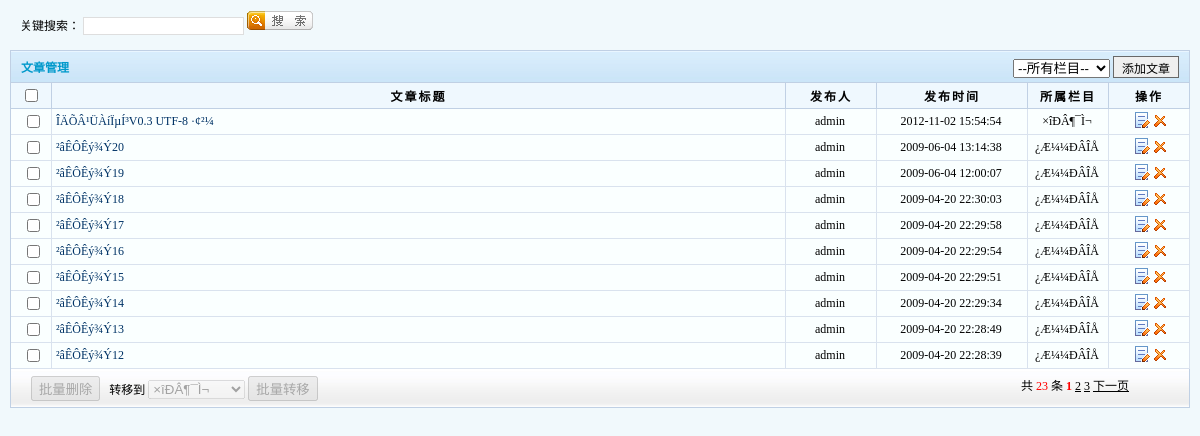
Screenshot of /admin/article.php (signed in) with the database file from the repository.
### tables this page shows
CREATE TABLE IF NOT EXISTS `cms_article` (
  `id` int(11) NOT NULL AUTO_INCREMENT COMMENT 'ÎÄÕÂID',
  `cid` int(11) NOT NULL COMMENT 'ËùÊôÀ¸Ä¿ID',
  `title` varchar(200) NOT NULL DEFAULT '' COMMENT '±êÌâ',
  `subtitle` varchar(200) DEFAULT '',
  `att` set('a','b','c','d','e','f','g') DEFAULT '' COMMENT 'ÊôÐÔ',
  `pic` varchar(200) DEFAULT NULL COMMENT 'ËõÂÔÍ¼',
  `source` varchar(200) DEFAULT NULL COMMENT 'À´Ô´',
  `author` varchar(20) DEFAULT NULL COMMENT '×÷Õß',
  `resume` varchar(500) DEFAULT NULL COMMENT 'ÕªÒª',
  `pubdate` varchar(40) NOT NULL DEFAULT '' COMMENT '·¢±íÈÕÆÚ',
  `content` text COMMENT 'ÎÄÕÂÄÚÈÝ',
  `hits` int(11) NOT NULL DEFAULT '0' COMMENT 'µã»÷´ÎÊý',
  `created_by` int(11) NOT NULL COMMENT '´´½¨Õß',
  `created_date` datetime NOT NULL COMMENT '´´½¨Ê±¼ä',
  `delete_session_id` int(11) DEFAULT NULL COMMENT 'É¾³ýÈËID',
  PRIMARY KEY (`id`)
);

CREATE TABLE IF NOT EXISTS `cms_users` (
  `userid` int(11) NOT NULL AUTO_INCREMENT COMMENT 'ID',
  `username` varchar(20) NOT NULL DEFAULT '' COMMENT 'ÓÃ»§Ãû',
  `password` varchar(32) NOT NULL DEFAULT '' COMMENT 'ÃÜÂë',
  PRIMARY KEY (`userid`)
);

CREATE TABLE IF NOT EXISTS `cms_category` (
  `id` int(11) NOT NULL AUTO_INCREMENT COMMENT 'À¸Ä¿ID',
  `pid` int(11) NOT NULL DEFAULT '0' COMMENT '¸¸À¸Ä¿ID',
  `name` varchar(50) NOT NULL DEFAULT '' COMMENT 'À¸Ä¿Ãû³Æ',
  `description` text,
  `seq` int(11) NOT NULL DEFAULT '0' COMMENT 'À¸Ä¿ÅÅÐò',
  PRIMARY KEY (`id`)
);

### include/db_mysql.php (called while the page is built, shortened)
<?php
class db_mysql {
	private $link_id = NULL;
	function __construct() {
		$this->debug = false;
	}
	function connect($dbhost, $dbuser, $dbpwd, $dbname = '', $dbcharset = 'utf8', $pconnect = 0) {
		if ($pconnect) {
			if (! $this->link_id = mysql_pconnect ( $dbhost, $dbuser, $dbpwd )) {
				$this->ErrorMsg ();
			}
		} else {
			if (! $this->link_id = mysql_connect ( $dbhost, $dbuser, $dbpwd, 1 )) {
				$this->ErrorMsg ();
			}
		}
	}
	function query($sql) {
		if (! ($query = mysql_query ( $sql, $this->link_id ))) {
			$this->ErrorMsg ();
			return false;
		} else {
			return $query;
		}
	}
	function getList($sql) {
		$res = $this->query ( $sql );
		if ($res !== false) {
			$arr = array ();
			$row = mysql_fetch_assoc ( $res );
			while ($row) {
				$arr [] = $row;
				$row = mysql_fetch_assoc ( $res );
			}
			return $arr;
		} else {
			return false;
		}
	}
	function selectLimit($sql, $numrows=-1, $offset=-1) {
		if($offset==-1){
			$sql .= ' LIMIT ' . $numrows;
		}else{
			$sql .= ' LIMIT ' . $offset . ', ' . $numrows;
		}
		return $this->getList( $sql );
	}
	function getRowsNum($sql) {
		$query = $this->query ( $sql );
		return mysql_num_rows ( $query );
	}
}
?>

### include/config.inc.php (called while the page is built, shortened)
<?php
require_once ROOT_PATH.'include/db_mysql.php';
$db = new db_mysql();
?>

### admin/article.php (the view, shortened to what this page needs)
<?php
require_once ("admin.inc.php");
require_once ("admin.function.php");
$id=0;
$keywords="";
$page=1;
$page_size= 10;
$where="a.delete_session_id is null";
$sql_string = "select a.*,b.name as cname,c.username from cms_article a
			left outer join cms_category b on a.cid=b.id
			left outer join cms_users c on a.created_by=c.userid
			where ".$where." order by a.id desc";
$total_nums = $db->getRowsNum ( $sql_string );
$mpurl 	= "article.php?id=" . $id."&keywords=".$keywords;
$article_list = $db->selectLimit ( $sql_string, $page_size, ($page - 1) * $page_size );
?>
<html>
<head>
<link href="images/css.css" rel="stylesheet" type="text/css">
</head>
<body>
<table width="100%" border="0" cellpadding="0" cellspacing="0" >
  <tr>
    <td valign="top" style="padding:10px;"><table width="100%" border="0" cellpadding="0" cellspacing="0" class="serach">
        <tr>
          <td height="40">
          <form method="get" action="article.php" style="margin:0">
              关键搜索：
              <input title="输入文章标题或文章内容" name="keywords" type="text"
                   value="<?php echo $keywords;?>" onClick="this.select();">
              <input  type="image"  name="Submit5"  src="images/search.gif"
               style="border:none;height:19px; width:66px"/>
            </form>
  </td>
        </tr>
      </table>
      <table width="100%" border="0" cellpadding="0" cellspacing="0" class="table_head">
        <tr>
          <td width="200" height="31">文章管理</td>
          <td align="right">
          <select name="select" onChange="window.location.href='article.php?id='+this.value">
          <option value="0">--所有栏目--</option>
          <?php getCategorySelect ($id)?>
          </select>
            <input type="button" value="添加文章" onClick="location.href='article.add.php?act=add&cid=<?php echo $id;?>'" class="submit"></td>
        </tr>
      </table>
      <table width="100%" border="0" cellpadding="0" cellspacing="0" class="table_form">
        <tr>
          <th width="40"><input type="checkbox" name="checkbox11"
			value="checkbox" onClick="checkAll(this,'checkbox')"></th>
          <th height="26">文章标题</th>
          <th width="90" height="26">发布人</th>
          <th width="150" height="26">发布时间</th>
          <th width="80">所属栏目</th>
          <th width="80" height="26">操作</th>
          </tr>
        <?php
			foreach ( $article_list as $al ) {
		?>
        <tr onMouseOver="this.className='relow'" onMouseOut="this.className='row'" class="row">
          <td align="center">
          <input type="checkbox" name="checkbox"	value="<?php echo $al ['id'];?>" onClick="checkDeleteStatus('checkbox')"></td>
          <td height="26"><a
			href="article.add.php?act=edit&id=<?php echo $al ['id'];?>&cid=<?php echo $al ['cid'];?>"> <?php echo $al ['title'];?> </a>&nbsp;</td>
          <td height="26" align="center"><?php echo $al ['username'];?> &nbsp;</td>
          <td height="26" align="center"><?php echo $al ['created_date'];?> &nbsp;</td>
          <td align="center"><?php echo $al ['cname'];?> &nbsp;</td>
          <td height="26" align="center"><a
			href="article.add.php?act=edit&cid=<?php echo $al['cid'];?>&id=<?php echo $al ['id'];?>"><img
			src="images/edit.gif" alt="修改" border="0"></a> <img src="images/del.gif" alt="删除"
			onClick="doAction('delete',<?php echo $al ['id'];?>)"
			style="cursor: pointer"></td>
        </tr>
          <?php
		}
		?>
      </table>
      <table width="100%" border="0" cellpadding="0" cellspacing="0" class="table_footer">
        <tr>
          <td height="29" style="text-align: left; padding-left: 10px"><div style="float: left;">
              <input type="button" id="DeleteCheckboxButton" value="批量删除" disabled="disabled" onClick="doAction('deleteAll')">
              &nbsp; 转移到
              <select id="selectCid" name="selectCid" disabled>
              </select>
              <input id="updateCategoryButton" type="button" value="批量转移" disabled="disabled" onClick="doAction('moveAll')">
            </div>
            <div style="float: right; padding-right: 50px"> <?php echo multi ( $total_nums, $page_size, $page, $mpurl, 0, 5 );?> </div></td>
        </tr>
      </table>
     </td>
  </tr>
</table>
</body>
</html>

### admin/images/css.css (style rules this page uses)
body { margin: 0px; padding: 0px; background-color:#F1F9FC; }
.submit { font-size: 12px; PADDING-RIGHT: 8px; PADDING-LEFT: 8px; FONT-SIZE: 12px; FILTER: progid:DXImageTransform.Microsoft.Gradient(GradientType=0, StartColorStr=#f9f9f9, EndColorStr=#C5C4C4); CURSOR: pointer; COLOR: #99000; PADDING-TOP: 2px; border: 1px solid #686868; }
.table_head { background-image: url(img_09.gif); background-repeat: repeat-x; text-align: left; height: 30px; border-top-width: 1px; border-top-style: solid; border-top-color: #C0D0E4; font-size: 12px; font-weight: bold; color: #0099CB; border-left-width: 1px; border-left-style: solid; border-left-color: #C0D0E4; border-right-width: 1px; border-right-style: solid; border-right-color: #C0D0E4; }
.table_head td { padding-left:10px; padding-right:10px; }
.table_form { background-color:#FFFFFF; border-left-width: 1px; border-left-style: solid; border-left-color: #C0D0E4; font-size: 12px; border-top-width: 1px; border-top-style: solid; border-top-color: #C0D0E4; }
.table_form td { font-size:12px; height:26px; padding-left:4px; color: #000000; border-right-width: 1px; border-bottom-width: 1px; border-right-style: solid; border-bottom-style: solid; border-right-color: #D9E2EE; border-bottom-color: #D9E2EE; }
.table_form tr { background-color:#FAFFFF; }
.table_form th { font: bold 12px; color: #000000; letter-spacing: 2px; text-align: center; height:26px; background-color:#CCFFFF background-repeat: repeat-x; border-right-width: 1px; border-bottom-width: 1px; border-right-style: solid; border-bottom-style: solid; border-right-color: #C0D0E4; border-bottom-color: #C0D0E4; background-color: #EFF8FE; }
.table_form td a { color:#003366;text-decoration: none; }
.table_footer { background-image: url(img_10.gif); background-repeat: repeat-x; height: 39px; margin: 0px; width: 100%; border-right-width: 1px; border-bottom-width: 1px; border-left-width: 1px; border-right-style: solid; border-bottom-style: solid; border-left-style: solid; border-right-color: #C0D0E4; border-bottom-color: #C0D0E4; border-left-color: #C0D0E4; padding-right: 10px; padding-left: 10px; font-size: 12px; }
.serach { font-size: 12px; padding-left: 10px; }
.serach input { border:1px #dedede solid; font-size:12px; }

### rows the page displays
cms_article: title "ÎÄÕÂ¹ÜÀíÏµÍ³V0.3 UTF-8 ·¢²¼", cms_users.username "admin", created_date "2012-11-02 15:54:54", cms_category.name "×îÐÂ¶¯Ì¬"
cms_article: title "²âÊÔÊý¾Ý20", cms_users.username "admin", created_date "2009-06-04 13:14:38", cms_category.name "¿Æ¼¼ÐÂÎÅ"
cms_article: title "²âÊÔÊý¾Ý19", cms_users.username "admin", created_date "2009-06-04 12:00:07", cms_category.name "¿Æ¼¼ÐÂÎÅ"
cms_article: title "²âÊÔÊý¾Ý18", cms_users.username "admin", created_date "2009-04-20 22:30:03", cms_category.name "¿Æ¼¼ÐÂÎÅ"
cms_article: title "²âÊÔÊý¾Ý17", cms_users.username "admin", created_date "2009-04-20 22:29:58", cms_category.name "¿Æ¼¼ÐÂÎÅ"
cms_article: title "²âÊÔÊý¾Ý16", cms_users.username "admin", created_date "2009-04-20 22:29:54", cms_category.name "¿Æ¼¼ÐÂÎÅ"
cms_article: title "²âÊÔÊý¾Ý15", cms_users.username "admin", created_date "2009-04-20 22:29:51", cms_category.name "¿Æ¼¼ÐÂÎÅ"
cms_article: title "²âÊÔÊý¾Ý14", cms_users.username "admin", created_date "2009-04-20 22:29:34", cms_category.name "¿Æ¼¼ÐÂÎÅ"
cms_article: title "²âÊÔÊý¾Ý13", cms_users.username "admin", created_date "2009-04-20 22:28:49", cms_category.name "¿Æ¼¼ÐÂÎÅ"
cms_article: title "²âÊÔÊý¾Ý12", cms_users.username "admin", created_date "2009-04-20 22:28:39", cms_category.name "¿Æ¼¼ÐÂÎÅ"

### other values shown
$num "23"
$lang['next'] "下一页"
form field selectCid "×îÐÂ¶¯Ì¬"
